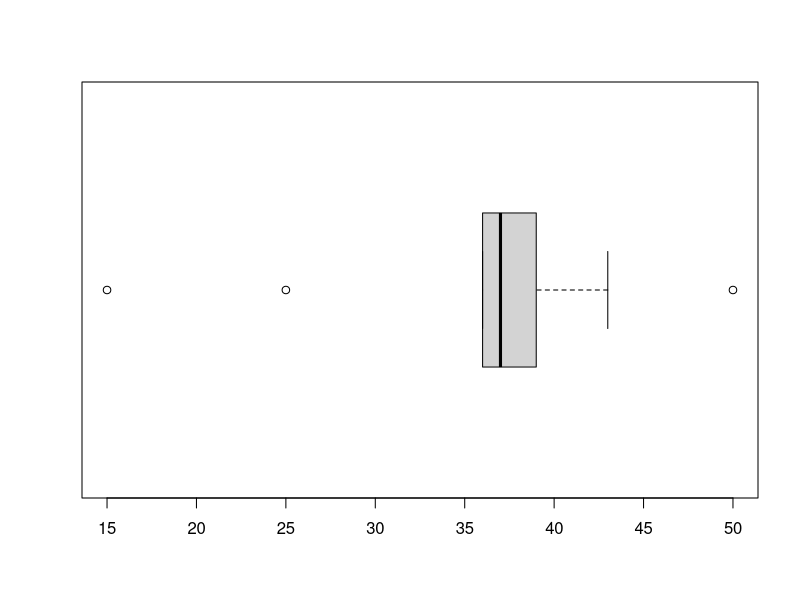

This chart was generated by the following R code:
## ---- chunk 1
geo_mean <- function(x) {
    prod(x)^(1 / length(x))
}

library(e1071)
## ---- chunk 2
revenue <- c(140, 122, 131, 136, 145, 146, 156)

relative_revenue_growth <- c(
    1 - (revenue[1] - revenue[2]) / revenue[1],
    1 - (revenue[2] - revenue[3]) / revenue[2],
    1 - (revenue[3] - revenue[4]) / revenue[3],
    1 - (revenue[4] - revenue[5]) / revenue[4],
    1 - (revenue[5] - revenue[6]) / revenue[5]
)
## ---- chunk 3
    relative_revenue_growth
## ---- chunk 4
distances <- c(43, 39, 37, 25, 37, 15, 36, 50, 37)
sort(distances)
## ---- chunk 5
    five_num <- fivenum(distances)
    five_num[2:4]
## ---- chunk 6
    boxplot(distances, horizontal = TRUE)
## ---- chunk 7
prices <- c(1.04, 1.02, 1.45)
quantities <- c(40, 20, 10)
## ---- chunk 8
salaries <- c(1380,- 1780,- 1411,- 1688,- 1641,- 1710,- 1890)
